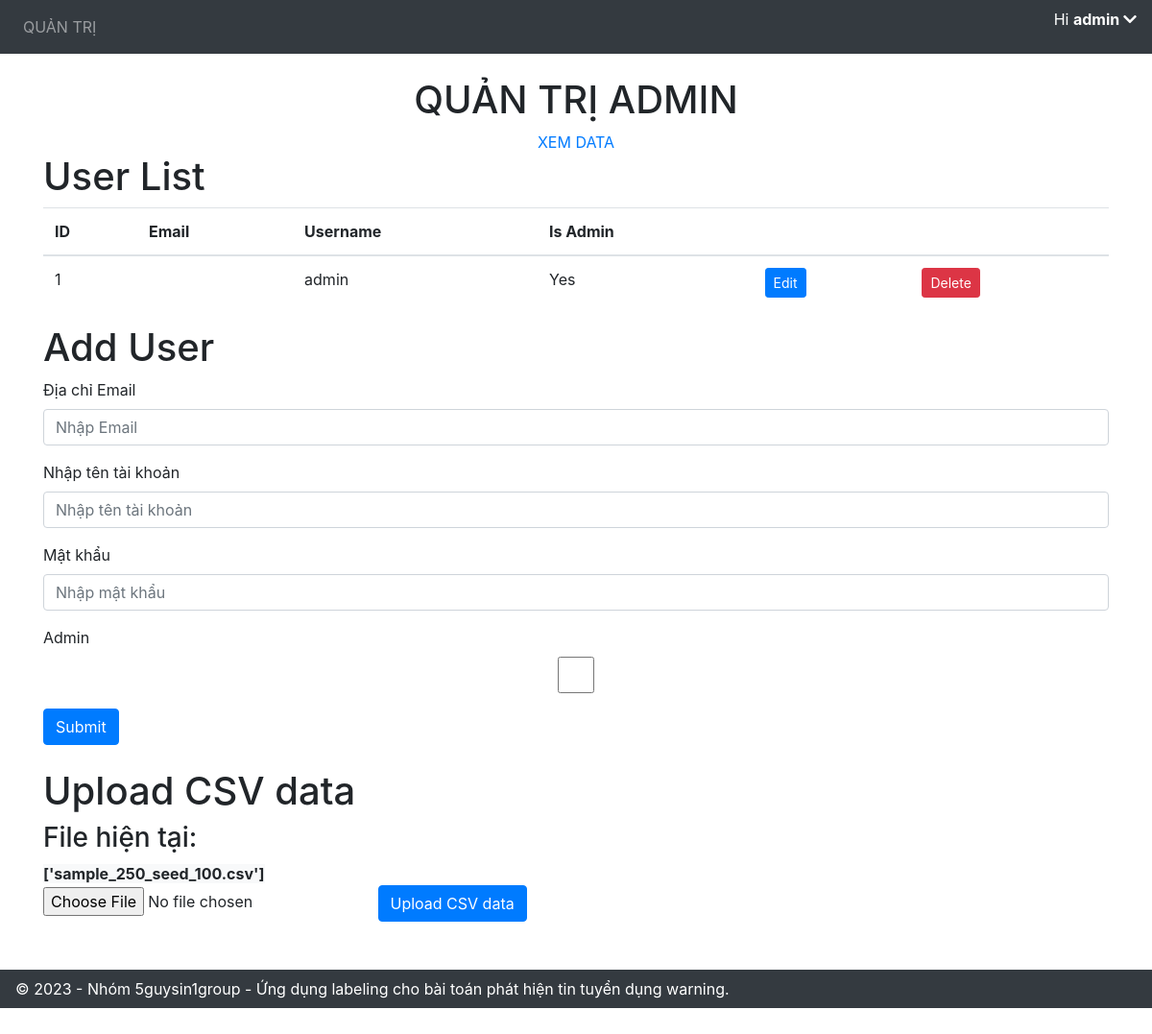
Page /admin/ (signed in) on the earlier database version.
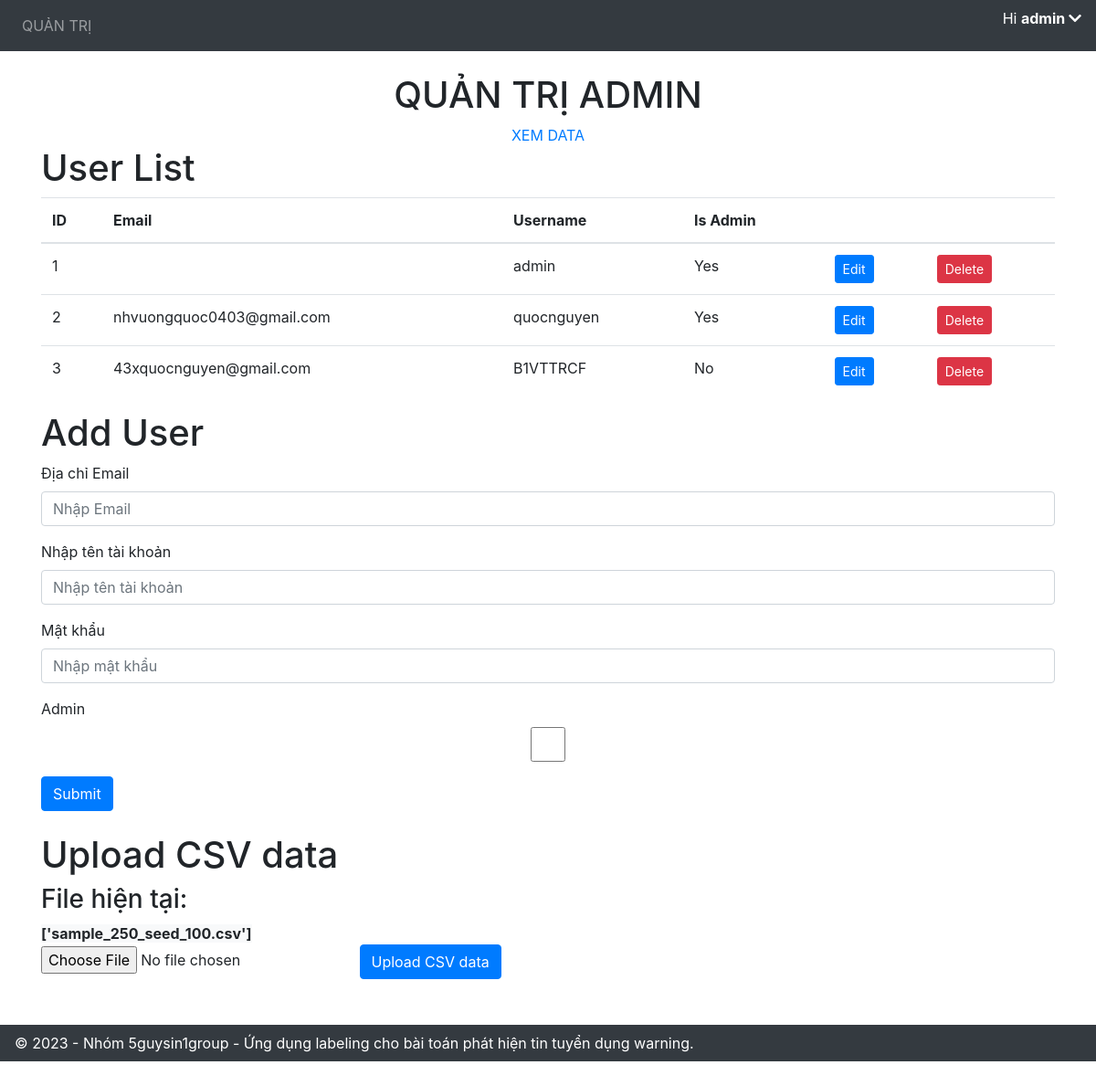
Same page on the later database version.
### application/models.py (models this page shows)
class User(db.Model, UserMixin):
    id = db.Column(db.Integer, primary_key=True)
    email = db.Column(db.String(150), unique=True)
    username = db.Column(db.String(20), unique=True)
    password = db.Column(db.String(150))
    is_admin = db.Column(db.Boolean, default=False)
    annotations = db.relationship('Annotation')

### application/views.py (the view)
@views.route('/admin/', methods=['GET', 'POST'])
@login_required
def admin():
    if not current_user.is_admin:
        return "Không có quyền truy cập vào trang quản trị admin.", 403
    import os
    all_users = User.query.all()
    current_files = os.listdir('data/')
    return render_template(
        "admin.html",
        user=current_user,
        users=all_users,
        files=current_files
    )

### application/__init__.py (called while the page is built)
def create_app():
    app = Flask(__name__)
    app.config['SECRET_KEY'] = 'hjshjhdjah kjshkjdhjs' # random key
    app.config['SQLALCHEMY_DATABASE_URI'] = f'sqlite:///{DB_NAME}'
    db.init_app(app)
    from .views import views
    from .auth import auth
    app.register_blueprint(views, url_prefix='/')
    app.register_blueprint(auth, url_prefix='/')
    from .models import User
    with app.app_context():
        db.create_all()
        create_admin(db)
    login_manager = LoginManager()
    login_manager.login_view = 'auth.login'
    login_manager.init_app(app)
    @login_manager.user_loader
    def load_user(id):
        return User.query.get(int(id))
    return app

### application/templates/admin.html (shortened to what this page needs)
{% extends "base.html" %}
{% block content %}
<div style="text-align: center;">
    <h1>QUẢN TRỊ ADMIN</h1>
    <a href="/view-data" class="view-data" class="btn btn-success">XEM DATA</a>
</div>
<h1>User List</h1>
<table class="table user-list">
    <thead>
        <tr>
            <th>ID</th>
            <th>Email</th>
            <th>Username</th>
            <th>Is Admin</th>
            <th></th>
            <th></th>
        </tr>
    </thead>
    <tbody>
        {% for user in users %}
            <tr>
                <td>{{ user.id }}</td>
                <td>{{ user.email }}</td>
                <td>{{ user.username }}</td>
                <td>{{ "Yes" if user.is_admin else "No" }}</td>
                <td>
                    <button class="btn btn-primary btn-sm edit-button" data-id="{{ user.id }}">Edit</button></td>
                <td>
                    <form method="post" action="{{ url_for('views.remove_user', user_id=user.id) }}">
                        <button type="submit" class="btn btn-danger btn-sm">Delete</button>
                    </form>
                </td>
            </tr>
        {% endfor %}
    </tbody>
</table>
<h1>Add User</h1>
<form method="POST" action="{{ url_for('views.add_user') }}">
    <div class="form-group">
        <label for="email">Địa chỉ Email</label>
        <input type="email" class="form-control" id="email" name="email" placeholder="Nhập Email" />
    </div>
    <div class="form-group">
        <label for="username">Nhập tên tài khoản</label>
        <input type="text" class="form-control" id="username" name="username" placeholder="Nhập tên tài khoản" />
    </div>
    <div class="form-group">
        <label for="password">Mật khẩu</label>
        <input type="password" class="form-control" id="password" name="password" placeholder="Nhập mật khẩu" />
    </div>
    <div class="form-group">
        <label for="is_admin">Admin </label>
        <input type="checkbox" class="form-control" id="is_admin" name="is_admin"/>
    </div>
    <button type="submit" class="btn btn-primary">Submit</button>
</form>
<br>
<h1>Upload CSV data</h1>
<h3>File hiện tại: </h3>
<strong class="btn-light">{{ files }}</strong>
<form method="post" action="{{ url_for('views.upload_csv') }}" enctype="multipart/form-data">
    <input type="file" name="csv_file" accept=".csv">
    <button type="submit" class="btn btn-primary">Upload CSV data</button>
</form>
{% endblock %}

### application/templates/base.html (shortened to what this page needs)
<!DOCTYPE html>
<html>
<head>
    <link rel="stylesheet" href="https://stackpath.bootstrapcdn.com/bootstrap/4.4.1/css/bootstrap.min.css" />
    <link rel="stylesheet" href="https://stackpath.bootstrapcdn.com/font-awesome/4.7.0/css/font-awesome.min.css" />
    <link rel="stylesheet" href="https://cdnjs.cloudflare.com/ajax/libs/font-awesome/5.15.4/css/all.min.css">
</head>
<body>
    <nav class="navbar navbar-expand-lg navbar-dark bg-dark">
        <div class="collapse navbar-collapse" id="navbar">
            <div class="navbar-nav">
                {% if user.is_admin %}
                <a class="nav-item nav-link" id="admin" href="/admin">QUẢN TRỊ</a>
                {% endif %}
            </div>
        </div>
        {% if user.is_authenticated %}
        <p id="greeting" class="text-white">Hi <strong>{{ user.username }}  </strong><i class="fas fa-chevron-down" id="arrow-down"></i></p>
        {% endif %}
    </nav>
    <br>
    <div class="container">{% block content %} {% endblock %}</div>
    <footer class="navbar navbar-dark bg-dark text-center py-2" style="margin-top: 50px;">
        &copy; 2023 - Nhóm 5guysin1group - Ứng dụng labeling cho bài toán phát hiện tin tuyển dụng warning.
    </footer>
</body>
</html>

Differences in the rows shown:
added User: id "2", email "nhvuongquoc0403@gmail.com", username "quocnguyen", is_admin "Yes"
added User: id "3", email "43xquocnguyen@gmail.com", username "B1VTTRCF", is_admin "No"
